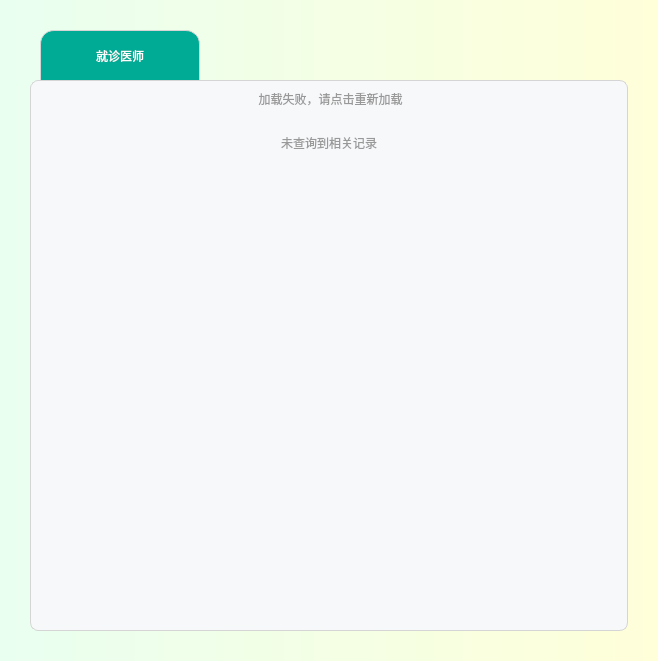
<?xml version="1.0" encoding="UTF-8"?>
<ui version="4.0">
 <class>doctorWidget</class>
 <widget class="QWidget" name="doctorWidget">
  <property name="geometry">
   <rect>
    <x>0</x>
    <y>0</y>
    <width>658</width>
    <height>661</height>
   </rect>
  </property>
  <property name="windowTitle">
   <string>Form</string>
  </property>
  <property name="styleSheet">
   <string notr="true">background-color: qlineargradient(spread:pad, x1:0, y1:0, x2:1, y2:0, stop:0 rgba(233, 255, 240), stop:1 rgba(255, 255, 217));</string>
  </property>
  <layout class="QVBoxLayout" name="verticalLayout">
   <item>
    <widget class="QStackedWidget" name="stackedWidget">
     <property name="styleSheet">
      <string notr="true">background-color:rgba(255, 255, 255, 0);</string>
     </property>
     <property name="currentIndex">
      <number>0</number>
     </property>
     <widget class="QWidget" name="choDoc_page">
      <layout class="QVBoxLayout" name="verticalLayout_4">
       <item>
        <widget class="QFrame" name="frame">
         <property name="styleSheet">
          <string notr="true">QFrame:Layout{
spacing:0;
}</string>
         </property>
         <property name="frameShape">
          <enum>QFrame::StyledPanel</enum>
         </property>
         <property name="frameShadow">
          <enum>QFrame::Raised</enum>
         </property>
         <layout class="QVBoxLayout" name="verticalLayout_5">
          <item>
           <widget class="QWidget" name="widget" native="true">
            <layout class="QVBoxLayout" name="verticalLayout_3">
             <property name="spacing">
              <number>0</number>
             </property>
             <property name="leftMargin">
              <number>0</number>
             </property>
             <property name="topMargin">
              <number>0</number>
             </property>
             <property name="rightMargin">
              <number>0</number>
             </property>
             <property name="bottomMargin">
              <number>0</number>
             </property>
             <item>
              <layout class="QHBoxLayout" name="horizontalLayout_37">
               <property name="spacing">
                <number>6</number>
               </property>
               <item>
                <spacer name="horizontalSpacer_37">
                 <property name="orientation">
                  <enum>Qt::Horizontal</enum>
                 </property>
                 <property name="sizeType">
                  <enum>QSizePolicy::Fixed</enum>
                 </property>
                 <property name="sizeHint" stdset="0">
                  <size>
                   <width>10</width>
                   <height>20</height>
                  </size>
                 </property>
                </spacer>
               </item>
               <item>
                <widget class="QLabel" name="label_36">
                 <property name="sizePolicy">
                  <sizepolicy hsizetype="Fixed" vsizetype="Fixed">
                   <horstretch>0</horstretch>
                   <verstretch>0</verstretch>
                  </sizepolicy>
                 </property>
                 <property name="minimumSize">
                  <size>
                   <width>160</width>
                   <height>50</height>
                  </size>
                 </property>
                 <property name="maximumSize">
                  <size>
                   <width>160</width>
                   <height>50</height>
                  </size>
                 </property>
                 <property name="styleSheet">
                  <string notr="true">font: 75 14pt &quot;微软雅黑&quot;;
color:#fff;
background-color:rgb(0,171,149);
border-radius:0;
border-top-left-radius:14px;
border-top-right-radius:14px;
border:1px solid #d5d5d5;
border-bottom:0;
</string>
                 </property>
                 <property name="text">
                  <string>就诊医师</string>
                 </property>
                 <property name="textFormat">
                  <enum>Qt::AutoText</enum>
                 </property>
                 <property name="scaledContents">
                  <bool>false</bool>
                 </property>
                 <property name="alignment">
                  <set>Qt::AlignCenter</set>
                 </property>
                </widget>
               </item>
               <item>
                <spacer name="horizontalSpacer_38">
                 <property name="orientation">
                  <enum>Qt::Horizontal</enum>
                 </property>
                 <property name="sizeHint" stdset="0">
                  <size>
                   <width>40</width>
                   <height>20</height>
                  </size>
                 </property>
                </spacer>
               </item>
              </layout>
             </item>
             <item>
              <widget class="QFrame" name="frame_5">
               <property name="styleSheet">
                <string notr="true">background-color: #F7F8FA;
border:1px solid #d5d5d5;
border-radius:8px;</string>
               </property>
               <property name="frameShape">
                <enum>QFrame::StyledPanel</enum>
               </property>
               <property name="frameShadow">
                <enum>QFrame::Raised</enum>
               </property>
               <layout class="QVBoxLayout" name="verticalLayout_2">
                <item>
                 <widget class="QPushButton" name="failLoad_btn">
                  <property name="sizePolicy">
                   <sizepolicy hsizetype="Preferred" vsizetype="Preferred">
                    <horstretch>0</horstretch>
                    <verstretch>0</verstretch>
                   </sizepolicy>
                  </property>
                  <property name="cursor">
                   <cursorShape>PointingHandCursor</cursorShape>
                  </property>
                  <property name="styleSheet">
                   <string notr="true">border:0;
font: 12pt &quot;微软雅黑&quot;;
color:#999999;</string>
                  </property>
                  <property name="text">
                   <string> 加载失败，请点击重新加载</string>
                  </property>
                  <property name="icon">
                   <iconset resource="resources.qrc">
                    <normaloff>:/new/general/resources/refresh-30.png</normaloff>:/new/general/resources/refresh-30.png</iconset>
                  </property>
                  <property name="iconSize">
                   <size>
                    <width>17</width>
                    <height>17</height>
                   </size>
                  </property>
                 </widget>
                </item>
                <item>
                 <widget class="QLabel" name="loading_label">
                  <property name="styleSheet">
                   <string notr="true">border:0;</string>
                  </property>
                  <property name="text">
                   <string/>
                  </property>
                  <property name="alignment">
                   <set>Qt::AlignCenter</set>
                  </property>
                 </widget>
                </item>
                <item>
                 <widget class="QLabel" name="noData_label">
                  <property name="styleSheet">
                   <string notr="true">border:0;
font: 12pt &quot;微软雅黑&quot;;
color:#999999;</string>
                  </property>
                  <property name="text">
                   <string>未查询到相关记录</string>
                  </property>
                  <property name="alignment">
                   <set>Qt::AlignCenter</set>
                  </property>
                 </widget>
                </item>
                <item>
                 <widget class="QTableWidget" name="doc_tableWidget">
                  <property name="styleSheet">
                   <string notr="true">QTableWidget{
background-color: rgba(255, 255, 255,0);
border:0;
}

QScrollBar:vertical

{

width:8px;

margin:0px,0px,0px,0px;

padding-top:9px; 

padding-bottom:9px;

background-color:rgb(0,171,149);

}</string>
                  </property>
                  <property name="frameShape">
                   <enum>QFrame::Panel</enum>
                  </property>
                  <property name="editTriggers">
                   <set>QAbstractItemView::NoEditTriggers</set>
                  </property>
                  <property name="selectionMode">
                   <enum>QAbstractItemView::NoSelection</enum>
                  </property>
                  <property name="showGrid">
                   <bool>false</bool>
                  </property>
                  <property name="gridStyle">
                   <enum>Qt::NoPen</enum>
                  </property>
                 </widget>
                </item>
               </layout>
              </widget>
             </item>
            </layout>
           </widget>
          </item>
         </layout>
        </widget>
       </item>
      </layout>
     </widget>
     <widget class="QWidget" name="docIntro_page">
      <layout class="QVBoxLayout" name="verticalLayout_7">
       <item>
        <layout class="QVBoxLayout" name="verticalLayout_6" stretch="2,1,100,2">
         <property name="spacing">
          <number>0</number>
         </property>
         <item>
          <layout class="QHBoxLayout" name="horizontalLayout_18">
           <property name="bottomMargin">
            <number>10</number>
           </property>
           <item>
            <widget class="QPushButton" name="return_btn">
             <property name="sizePolicy">
              <sizepolicy hsizetype="Fixed" vsizetype="Fixed">
               <horstretch>0</horstretch>
               <verstretch>0</verstretch>
              </sizepolicy>
             </property>
             <property name="minimumSize">
              <size>
               <width>60</width>
               <height>35</height>
              </size>
             </property>
             <property name="cursor">
              <cursorShape>PointingHandCursor</cursorShape>
             </property>
             <property name="styleSheet">
              <string notr="true">background-color: rgba(153, 153, 153, 0.3);
border-radius:4px;
image:url(:/new/home/resources/home/left-30.png);</string>
             </property>
             <property name="text">
              <string/>
             </property>
            </widget>
           </item>
           <item>
            <spacer name="horizontalSpacer_25">
             <property name="orientation">
              <enum>Qt::Horizontal</enum>
             </property>
             <property name="sizeHint" stdset="0">
              <size>
               <width>40</width>
               <height>20</height>
              </size>
             </property>
            </spacer>
           </item>
          </layout>
         </item>
         <item>
          <widget class="QLabel" name="label_22">
           <property name="sizePolicy">
            <sizepolicy hsizetype="Preferred" vsizetype="Preferred">
             <horstretch>0</horstretch>
             <verstretch>0</verstretch>
            </sizepolicy>
           </property>
           <property name="minimumSize">
            <size>
             <width>0</width>
             <height>12</height>
            </size>
           </property>
           <property name="maximumSize">
            <size>
             <width>10000</width>
             <height>12</height>
            </size>
           </property>
           <property name="styleSheet">
            <string notr="true">border-top:1px solid #949494;</string>
           </property>
           <property name="text">
            <string/>
           </property>
          </widget>
         </item>
         <item>
          <widget class="QFrame" name="frame_2">
           <property name="styleSheet">
            <string notr="true">QFrame{
background-color: #fff;
border:1px solid #d5d5d5;
border-radius:8px;
border-bottom-left-radius:0;
border-bottom-right-radius:0;
}
QLabel{
border:0;
border-radius:0;
}
</string>
           </property>
           <property name="frameShape">
            <enum>QFrame::StyledPanel</enum>
           </property>
           <property name="frameShadow">
            <enum>QFrame::Raised</enum>
           </property>
           <layout class="QVBoxLayout" name="verticalLayout_8">
            <property name="leftMargin">
             <number>15</number>
            </property>
            <property name="rightMargin">
             <number>15</number>
            </property>
            <item>
             <widget class="QScrollArea" name="scrollArea">
              <property name="styleSheet">
               <string notr="true">QScrollArea{
border:0;
}
QScrollBar:vertical
{
width:8px;
margin:0px,0px,0px,0px;
padding-top:9px; 
padding-bottom:9px;
background-color:rgba(0,171,149, 0.2);
}</string>
              </property>
              <property name="widgetResizable">
               <bool>true</bool>
              </property>
              <widget class="QWidget" name="scrollAreaWidgetContents">
               <property name="geometry">
                <rect>
                 <x>0</x>
                 <y>0</y>
                 <width>580</width>
                 <height>531</height>
                </rect>
               </property>
               <layout class="QVBoxLayout" name="verticalLayout_11">
                <item>
                 <spacer name="verticalSpacer">
                  <property name="orientation">
                   <enum>Qt::Vertical</enum>
                  </property>
                  <property name="sizeType">
                   <enum>QSizePolicy::Fixed</enum>
                  </property>
                  <property name="sizeHint" stdset="0">
                   <size>
                    <width>20</width>
                    <height>30</height>
                   </size>
                  </property>
                 </spacer>
                </item>
                <item>
                 <layout class="QHBoxLayout" name="horizontalLayout">
                  <item>
                   <spacer name="horizontalSpacer">
                    <property name="orientation">
                     <enum>Qt::Horizontal</enum>
                    </property>
                    <property name="sizeHint" stdset="0">
                     <size>
                      <width>40</width>
                      <height>20</height>
                     </size>
                    </property>
                   </spacer>
                  </item>
                  <item>
                   <widget class="QLabel" name="head">
                    <property name="styleSheet">
                     <string notr="true">border:0;</string>
                    </property>
                    <property name="text">
                     <string/>
                    </property>
                   </widget>
                  </item>
                  <item>
                   <spacer name="horizontalSpacer_2">
                    <property name="orientation">
                     <enum>Qt::Horizontal</enum>
                    </property>
                    <property name="sizeHint" stdset="0">
                     <size>
                      <width>40</width>
                      <height>20</height>
                     </size>
                    </property>
                   </spacer>
                  </item>
                 </layout>
                </item>
                <item>
                 <spacer name="verticalSpacer_2">
                  <property name="orientation">
                   <enum>Qt::Vertical</enum>
                  </property>
                  <property name="sizeType">
                   <enum>QSizePolicy::Fixed</enum>
                  </property>
                  <property name="sizeHint" stdset="0">
                   <size>
                    <width>20</width>
                    <height>13</height>
                   </size>
                  </property>
                 </spacer>
                </item>
                <item>
                 <layout class="QHBoxLayout" name="horizontalLayout_2">
                  <item>
                   <spacer name="horizontalSpacer_3">
                    <property name="orientation">
                     <enum>Qt::Horizontal</enum>
                    </property>
                    <property name="sizeHint" stdset="0">
                     <size>
                      <width>40</width>
                      <height>20</height>
                     </size>
                    </property>
                   </spacer>
                  </item>
                  <item>
                   <widget class="QLabel" name="name">
                    <property name="sizePolicy">
                     <sizepolicy hsizetype="Preferred" vsizetype="Fixed">
                      <horstretch>0</horstretch>
                      <verstretch>0</verstretch>
                     </sizepolicy>
                    </property>
                    <property name="minimumSize">
                     <size>
                      <width>0</width>
                      <height>50</height>
                     </size>
                    </property>
                    <property name="maximumSize">
                     <size>
                      <width>16777215</width>
                      <height>50</height>
                     </size>
                    </property>
                    <property name="styleSheet">
                     <string notr="true">font: 15pt &quot;微软雅黑&quot;;
font-weight:bold;</string>
                    </property>
                    <property name="text">
                     <string/>
                    </property>
                    <property name="alignment">
                     <set>Qt::AlignCenter</set>
                    </property>
                   </widget>
                  </item>
                  <item>
                   <spacer name="horizontalSpacer_4">
                    <property name="orientation">
                     <enum>Qt::Horizontal</enum>
                    </property>
                    <property name="sizeHint" stdset="0">
                     <size>
                      <width>40</width>
                      <height>20</height>
                     </size>
                    </property>
                   </spacer>
                  </item>
                 </layout>
                </item>
                <item>
                 <spacer name="verticalSpacer_7">
                  <property name="orientation">
                   <enum>Qt::Vertical</enum>
                  </property>
                  <property name="sizeType">
                   <enum>QSizePolicy::Fixed</enum>
                  </property>
                  <property name="sizeHint" stdset="0">
                   <size>
                    <width>20</width>
                    <height>15</height>
                   </size>
                  </property>
                 </spacer>
                </item>
                <item>
                 <layout class="QHBoxLayout" name="horizontalLayout_4">
                  <item>
                   <spacer name="horizontalSpacer_8">
                    <property name="orientation">
                     <enum>Qt::Horizontal</enum>
                    </property>
                    <property name="sizeHint" stdset="0">
                     <size>
                      <width>40</width>
                      <height>20</height>
                     </size>
                    </property>
                   </spacer>
                  </item>
                  <item>
                   <widget class="QLabel" name="department">
                    <property name="sizePolicy">
                     <sizepolicy hsizetype="Preferred" vsizetype="Fixed">
                      <horstretch>0</horstretch>
                      <verstretch>0</verstretch>
                     </sizepolicy>
                    </property>
                    <property name="minimumSize">
                     <size>
                      <width>0</width>
                      <height>60</height>
                     </size>
                    </property>
                    <property name="maximumSize">
                     <size>
                      <width>16777215</width>
                      <height>60</height>
                     </size>
                    </property>
                    <property name="styleSheet">
                     <string notr="true">font: 10pt &quot;微软雅黑&quot;;</string>
                    </property>
                    <property name="text">
                     <string>TextLabel</string>
                    </property>
                   </widget>
                  </item>
                  <item>
                   <spacer name="horizontalSpacer_6">
                    <property name="orientation">
                     <enum>Qt::Horizontal</enum>
                    </property>
                    <property name="sizeType">
                     <enum>QSizePolicy::Fixed</enum>
                    </property>
                    <property name="sizeHint" stdset="0">
                     <size>
                      <width>40</width>
                      <height>20</height>
                     </size>
                    </property>
                   </spacer>
                  </item>
                  <item>
                   <widget class="QLabel" name="title">
                    <property name="sizePolicy">
                     <sizepolicy hsizetype="Preferred" vsizetype="Fixed">
                      <horstretch>0</horstretch>
                      <verstretch>0</verstretch>
                     </sizepolicy>
                    </property>
                    <property name="minimumSize">
                     <size>
                      <width>0</width>
                      <height>0</height>
                     </size>
                    </property>
                    <property name="maximumSize">
                     <size>
                      <width>16777215</width>
                      <height>60</height>
                     </size>
                    </property>
                    <property name="styleSheet">
                     <string notr="true">font: 10pt &quot;微软雅黑&quot;;</string>
                    </property>
                    <property name="text">
                     <string>TextLabel</string>
                    </property>
                   </widget>
                  </item>
                  <item>
                   <spacer name="horizontalSpacer_7">
                    <property name="orientation">
                     <enum>Qt::Horizontal</enum>
                    </property>
                    <property name="sizeHint" stdset="0">
                     <size>
                      <width>40</width>
                      <height>20</height>
                     </size>
                    </property>
                   </spacer>
                  </item>
                 </layout>
                </item>
                <item>
                 <spacer name="verticalSpacer_3">
                  <property name="orientation">
                   <enum>Qt::Vertical</enum>
                  </property>
                  <property name="sizeType">
                   <enum>QSizePolicy::Fixed</enum>
                  </property>
                  <property name="sizeHint" stdset="0">
                   <size>
                    <width>20</width>
                    <height>15</height>
                   </size>
                  </property>
                 </spacer>
                </item>
                <item>
                 <layout class="QVBoxLayout" name="verticalLayout_9">
                  <property name="spacing">
                   <number>0</number>
                  </property>
                  <item>
                   <widget class="QLabel" name="label">
                    <property name="sizePolicy">
                     <sizepolicy hsizetype="Preferred" vsizetype="Fixed">
                      <horstretch>0</horstretch>
                      <verstretch>0</verstretch>
                     </sizepolicy>
                    </property>
                    <property name="minimumSize">
                     <size>
                      <width>0</width>
                      <height>31</height>
                     </size>
                    </property>
                    <property name="maximumSize">
                     <size>
                      <width>16777215</width>
                      <height>31</height>
                     </size>
                    </property>
                    <property name="styleSheet">
                     <string notr="true">font: 12pt &quot;微软雅黑&quot;;
color:rgb(0,171,149);</string>
                    </property>
                    <property name="text">
                     <string>简介：</string>
                    </property>
                   </widget>
                  </item>
                  <item>
                   <widget class="QLabel" name="intro">
                    <property name="sizePolicy">
                     <sizepolicy hsizetype="Expanding" vsizetype="Preferred">
                      <horstretch>0</horstretch>
                      <verstretch>0</verstretch>
                     </sizepolicy>
                    </property>
                    <property name="minimumSize">
                     <size>
                      <width>560</width>
                      <height>0</height>
                     </size>
                    </property>
                    <property name="styleSheet">
                     <string notr="true">font: 12pt &quot;微软雅黑&quot;;</string>
                    </property>
                    <property name="text">
                     <string>TextLabel</string>
                    </property>
                    <property name="alignment">
                     <set>Qt::AlignLeading|Qt::AlignLeft|Qt::AlignTop</set>
                    </property>
                    <property name="wordWrap">
                     <bool>true</bool>
                    </property>
                   </widget>
                  </item>
                 </layout>
                </item>
                <item>
                 <spacer name="verticalSpacer_4">
                  <property name="orientation">
                   <enum>Qt::Vertical</enum>
                  </property>
                  <property name="sizeType">
                   <enum>QSizePolicy::Fixed</enum>
                  </property>
                  <property name="sizeHint" stdset="0">
                   <size>
                    <width>20</width>
                    <height>20</height>
                   </size>
                  </property>
                 </spacer>
                </item>
                <item>
                 <layout class="QVBoxLayout" name="verticalLayout_10">
                  <property name="spacing">
                   <number>0</number>
                  </property>
                  <item>
                   <widget class="QLabel" name="label_2">
                    <property name="sizePolicy">
                     <sizepolicy hsizetype="Preferred" vsizetype="Fixed">
                      <horstretch>0</horstretch>
                      <verstretch>0</verstretch>
                     </sizepolicy>
                    </property>
                    <property name="minimumSize">
                     <size>
                      <width>0</width>
                      <height>31</height>
                     </size>
                    </property>
                    <property name="maximumSize">
                     <size>
                      <width>16777215</width>
                      <height>31</height>
                     </size>
                    </property>
                    <property name="styleSheet">
                     <string notr="true">font: 12pt &quot;微软雅黑&quot;;
color:rgb(0,171,149);</string>
                    </property>
                    <property name="text">
                     <string>擅长：</string>
                    </property>
                   </widget>
                  </item>
                  <item>
                   <widget class="QLabel" name="exp">
                    <property name="sizePolicy">
                     <sizepolicy hsizetype="Expanding" vsizetype="Preferred">
                      <horstretch>0</horstretch>
                      <verstretch>0</verstretch>
                     </sizepolicy>
                    </property>
                    <property name="minimumSize">
                     <size>
                      <width>560</width>
                      <height>0</height>
                     </size>
                    </property>
                    <property name="styleSheet">
                     <string notr="true">font: 12pt &quot;微软雅黑&quot;;</string>
                    </property>
                    <property name="text">
                     <string>TextLabel</string>
                    </property>
                    <property name="alignment">
                     <set>Qt::AlignLeading|Qt::AlignLeft|Qt::AlignTop</set>
                    </property>
                    <property name="wordWrap">
                     <bool>true</bool>
                    </property>
                   </widget>
                  </item>
                 </layout>
                </item>
                <item>
                 <spacer name="verticalSpacer_6">
                  <property name="orientation">
                   <enum>Qt::Vertical</enum>
                  </property>
                  <property name="sizeType">
                   <enum>QSizePolicy::Fixed</enum>
                  </property>
                  <property name="sizeHint" stdset="0">
                   <size>
                    <width>20</width>
                    <height>20</height>
                   </size>
                  </property>
                 </spacer>
                </item>
                <item>
                 <layout class="QHBoxLayout" name="horizontalLayout_3">
                  <item>
                   <widget class="QLabel" name="label_3">
                    <property name="sizePolicy">
                     <sizepolicy hsizetype="Preferred" vsizetype="Fixed">
                      <horstretch>0</horstretch>
                      <verstretch>0</verstretch>
                     </sizepolicy>
                    </property>
                    <property name="minimumSize">
                     <size>
                      <width>0</width>
                      <height>40</height>
                     </size>
                    </property>
                    <property name="maximumSize">
                     <size>
                      <width>16777215</width>
                      <height>40</height>
                     </size>
                    </property>
                    <property name="styleSheet">
                     <string notr="true">font: 12pt &quot;微软雅黑&quot;;
color:rgb(0,171,149);</string>
                    </property>
                    <property name="text">
                     <string>挂号费用：</string>
                    </property>
                   </widget>
                  </item>
                  <item>
                   <widget class="QLabel" name="price">
                    <property name="sizePolicy">
                     <sizepolicy hsizetype="Preferred" vsizetype="Fixed">
                      <horstretch>0</horstretch>
                      <verstretch>0</verstretch>
                     </sizepolicy>
                    </property>
                    <property name="minimumSize">
                     <size>
                      <width>0</width>
                      <height>40</height>
                     </size>
                    </property>
                    <property name="maximumSize">
                     <size>
                      <width>16777215</width>
                      <height>40</height>
                     </size>
                    </property>
                    <property name="styleSheet">
                     <string notr="true">font: 12pt &quot;微软雅黑&quot;;
color: rgb(255, 0, 0);</string>
                    </property>
                    <property name="text">
                     <string>TextLabel</string>
                    </property>
                   </widget>
                  </item>
                  <item>
                   <spacer name="horizontalSpacer_5">
                    <property name="orientation">
                     <enum>Qt::Horizontal</enum>
                    </property>
                    <property name="sizeHint" stdset="0">
                     <size>
                      <width>40</width>
                      <height>20</height>
                     </size>
                    </property>
                   </spacer>
                  </item>
                 </layout>
                </item>
                <item>
                 <spacer name="verticalSpacer_5">
                  <property name="orientation">
                   <enum>Qt::Vertical</enum>
                  </property>
                  <property name="sizeType">
                   <enum>QSizePolicy::Preferred</enum>
                  </property>
                  <property name="sizeHint" stdset="0">
                   <size>
                    <width>20</width>
                    <height>30</height>
                   </size>
                  </property>
                 </spacer>
                </item>
               </layout>
              </widget>
             </widget>
            </item>
           </layout>
          </widget>
         </item>
         <item>
          <widget class="QPushButton" name="submit_btn">
           <property name="sizePolicy">
            <sizepolicy hsizetype="Expanding" vsizetype="Fixed">
             <horstretch>0</horstretch>
             <verstretch>0</verstretch>
            </sizepolicy>
           </property>
           <property name="minimumSize">
            <size>
             <width>0</width>
             <height>50</height>
            </size>
           </property>
           <property name="maximumSize">
            <size>
             <width>16777215</width>
             <height>50</height>
            </size>
           </property>
           <property name="cursor">
            <cursorShape>PointingHandCursor</cursorShape>
           </property>
           <property name="styleSheet">
            <string notr="true">background-color:rgb(0,171,149);
font: 75 12pt &quot;微软雅黑&quot;;
color:#fff;
border:1px solid #d5d5d5;
border-top:0;</string>
           </property>
           <property name="text">
            <string>预约该医师</string>
           </property>
          </widget>
         </item>
        </layout>
       </item>
      </layout>
     </widget>
    </widget>
   </item>
  </layout>
 </widget>
 <resources>
  <include location="resources.qrc"/>
 </resources>
 <connections/>
</ui>
